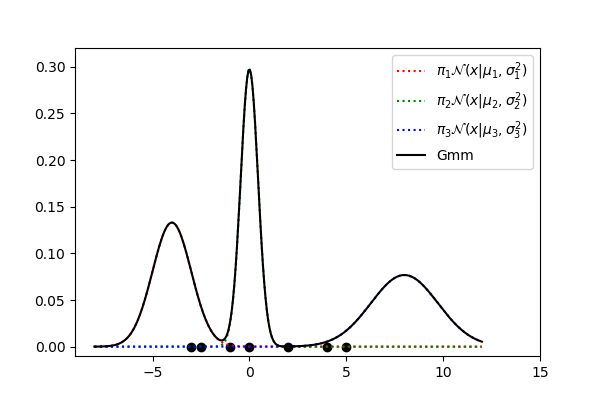

This figure's Python source:
import numpy as np

import matplotlib as mpl
import math
# Importar el módulo pyplot con el alias plt
import matplotlib.pyplot as plt

# Crear la figura y los ejes
fig=plt.figure(figsize=(6, 4))
ax=plt.axes()
ax.set_xlim([-9, 15])
ax.set_ylim([-0.01,0.32])
# Dibujar puntos y Gaussianas
plt.scatter(x = [-3, -2.5, -1, 0, 2, 4, 5], y = [0,0,0,0,0,0,0],c="#000000")
def normal_distribution(x, mean, sigma):
    return np.exp(-1*((x-mean)**2)/(2*(sigma**2)))/(math.sqrt(2*np.pi) * sigma)


#ss=normal_distribution(3, 0, 0.2)
mean1= -4
sigma1 =  1

x1 = np.linspace(-8,12, 300)

mean2=0
sigma2 =np.sqrt(0.2)

mean3=8
sigma3 = np.sqrt(3)


y1 = (1/3)*(normal_distribution(x1, mean1, sigma1))
y2 = (1/3)*(normal_distribution(x1, mean2, sigma2))
#print(normal_distribution(0,0,0.2))
y3 = (1/3)*(normal_distribution(x1, mean3, sigma3))

plt.plot(x1, y1, 'r', label='$\pi_1\mathcal{N}(x|\mu_1,\sigma_1^2)$',linestyle = 'dotted')
plt.plot(x1, y2, 'g', label='$\pi_2\mathcal{N}(x|\mu_2,\sigma_2^2)$',linestyle = 'dotted')
plt.plot(x1, y3, 'b', label='$\pi_3\mathcal{N}(x|\mu_3,\sigma_3^2)$',linestyle = 'dotted')
plt.plot(x1,y1+y2+y3,'#000000',label ='Gmm')
plt.legend()

# Guardar el gráfico en formato png
plt.savefig('graf_gmm1.png')
# Mostrar el gráfico
plt.show()
